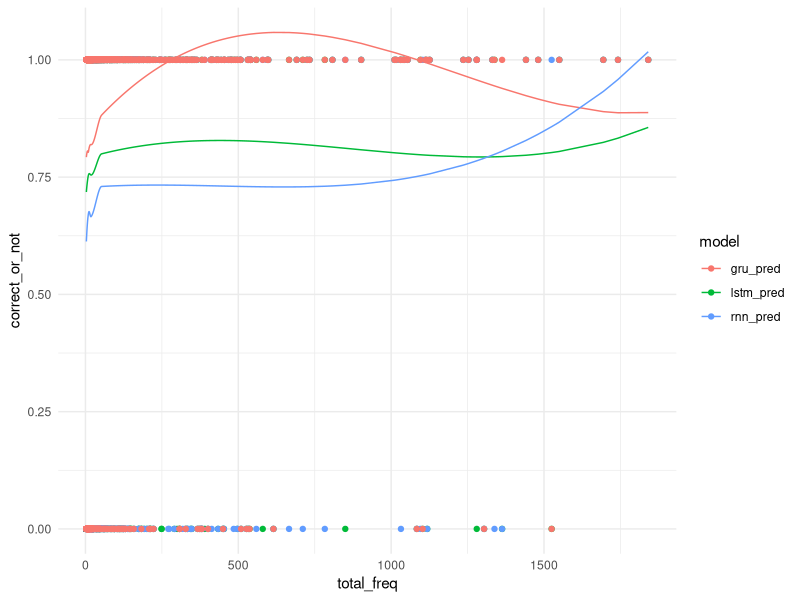
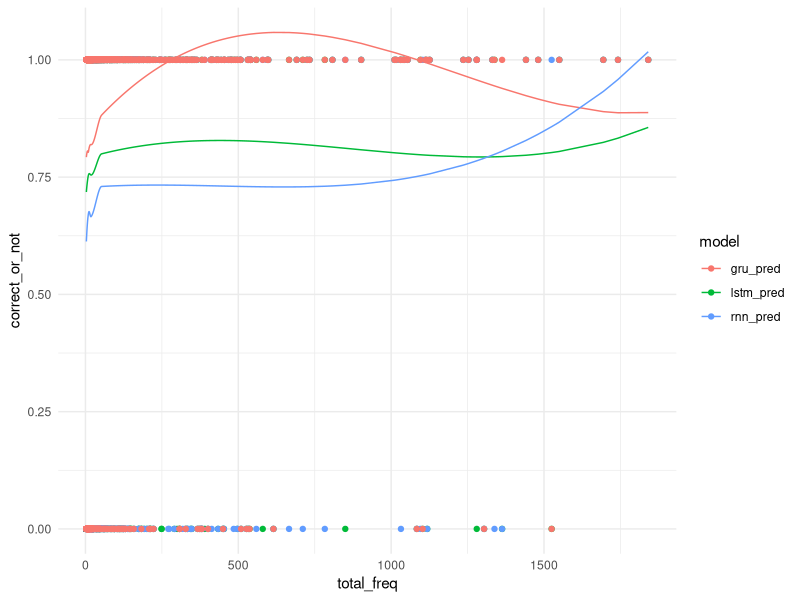
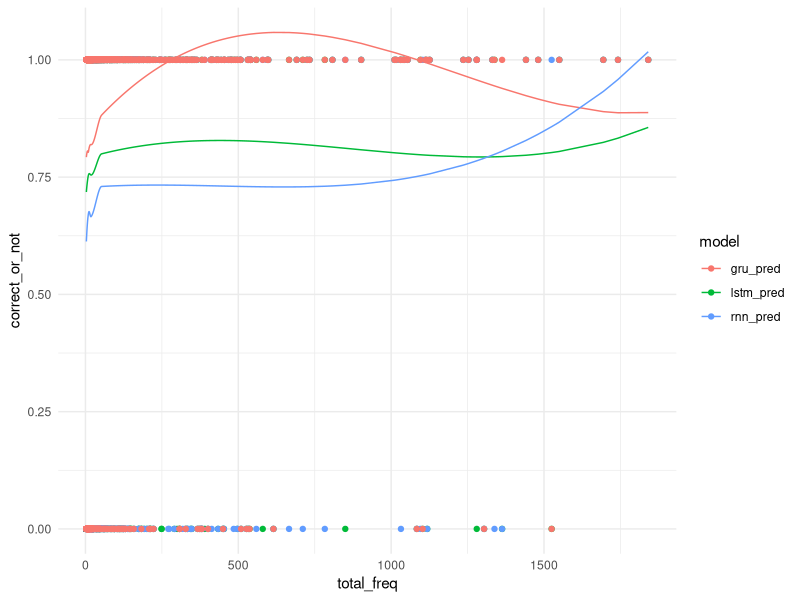

Reproduce these figures in R, in order. (Note: this script raises an error after producing the figures.)

setwd(githubdir)
setwd("instate/ms/scripts/")

library(tidyverse)
library(readr)
library(tidyr)
library(purrr)
library(ggplot2)

dnn <- read_csv("../out/dnn_pred.csv")

# Skew in popularity
summary(dnn$total_freq)
quantile(dnn$total_freq, c(.90, .95, .99, .997))

# We cannot get a great estimate of the relationship in the tail so need to remove some of the 'outliers'
dnn_fin <- dnn[dnn$total_freq <= 2000, ]

# Long form for group_by loess
models <- dnn_fin %>%
            select(- c("...1", "total_freq_n", "gt_state", "female_prop")) %>%
            pivot_longer(cols = c("lstm_pred", "rnn_pred", "gru_pred"), names_to = "model", values_to = "correct_or_not") %>%
            tidyr::nest(data = -model) %>%
            dplyr::mutate(
                # Perform loess calculation on each CpG group
                m = purrr::map(data, loess,
                               formula = correct_or_not ~ total_freq, span = .75),
                # Retrieve the fitted values from each model
                fitted = purrr::map(m, `[[`, "fitted")
        )

# Apply fitted y's as a new column
results <- models %>%
        dplyr::select(-m) %>%
        tidyr::unnest(cols = c(data, fitted))

# Plot with loess line for each group
ggplot(results, aes(x = total_freq, y = correct_or_not, group = model, colour = model)) +
        geom_point() +
        geom_line(aes(y = fitted)) + 
        theme_minimal()
ggsave("../figs/popularity_perf.pdf")
ggsave("../figs/popularity_perf.png")

## Gender Perf 
# Long form for group_by loess
models <- dnn_fin %>%
            select(- c("...1", "total_freq_n", "gt_state", "total_freq")) %>%
            pivot_longer(cols = c("lstm_pred", "rnn_pred", "gru_pred"), names_to = "model", values_to = "correct_or_not") %>%
            tidyr::nest(data = -model) %>%
            dplyr::mutate(
                # Perform loess calculation on each CpG group
                m = purrr::map(data, loess,
                               formula = correct_or_not ~ female_prop, span = .75),
                # Retrieve the fitted values from each model
                fitted = purrr::map(m, `[[`, "fitted")
        )

# Apply fitted y's as a new column
results <- models %>%
        dplyr::select(-m) %>%
        tidyr::unnest(cols = c(data, fitted))

# Plot with loess line for each group
ggplot(results, aes(x = female_prop, y = correct_or_not, group = model, colour = model)) +
        geom_point() +
        geom_line(aes(y = fitted)) + 
        theme_minimal()
ggsave("../figs/gender_perf.pdf")
ggsave("../figs/gender_perf.png")

